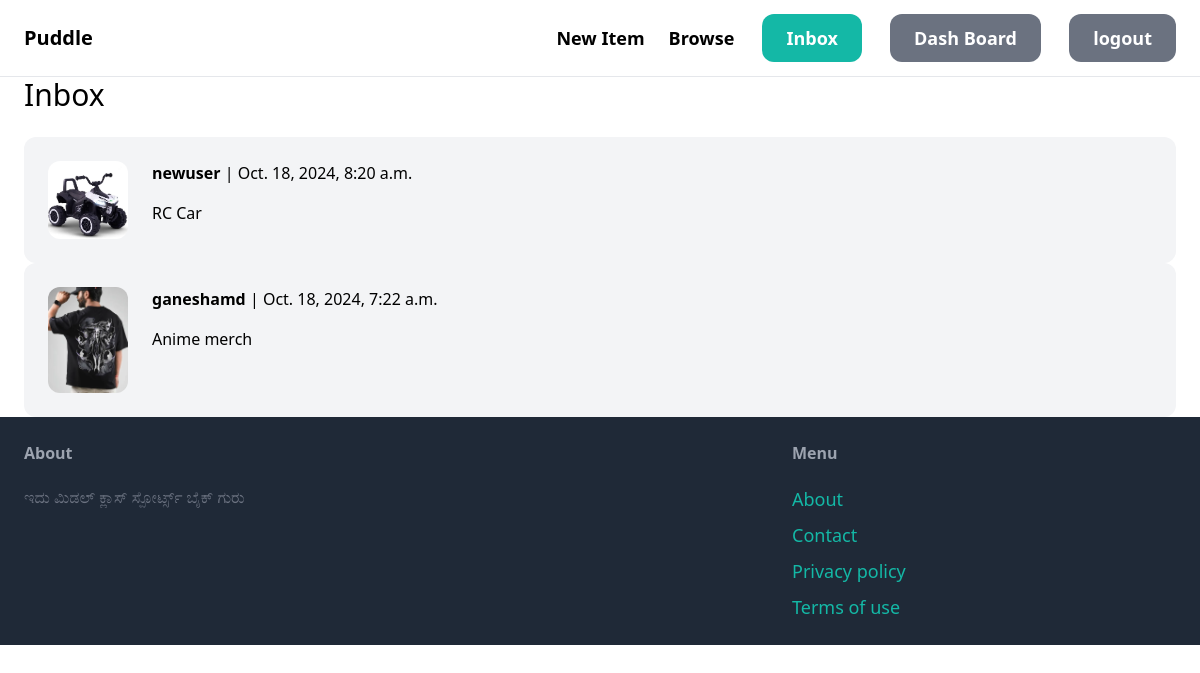
/conversation/ (signed in), run on the app's committed database.
### conversation/models.py (models this page shows)
class Conversation(models.Model):
    item = models.ForeignKey(Item, related_name='conversations', on_delete=models.CASCADE)
    members = models.ManyToManyField(User, related_name='conversations')
    created_at = models.DateTimeField(auto_now_add=True)
    modified_at = models.DateTimeField(auto_now=True)
    class Meta:
        ordering = ('-modified_at',)

### item/models.py (models this page shows, shortened)
class Item(models.Model):
    category = models.ForeignKey(Category,related_name='items',on_delete=models.CASCADE)
    name = models.CharField(max_length=255)
    description = models.TextField(blank=True,null=True)
    price = models.FloatField()
    image = models.ImageField(upload_to='item_images',blank=True,null=True)
    is_sold = models.BooleanField(default=False)
    created_at = models.DateField(auto_now_add=True)
    created_by = models.ForeignKey(User,related_name='items',on_delete=models.CASCADE)

### conversation/views.py (the view)
# urls.py: path('',views.inbox,name='inbox'),
@login_required
def inbox(request):
    conversations = Conversation.objects.filter(members__in = [request.user.id])
    return render(request,'conversation/inbox.html',{'conversations':conversations})

### conversation/templates/conversation/inbox.html (shortened to what this page needs)
{%extends 'base.html'%}
{%block content%}
    <h1 class="mb-6 text-3xl">Inbox</h1>
    <div class="space-y-6">
        {%for conversation in conversations%}
            <a href="{%url 'conversation:detail' conversation.id%}">
                <div class="p-6 flex bg-gray-100 rounded-xl">
                    <div class="pr-6">
                        <img src="{{conversation.item.image.url}}" class="w-20 rounded-xl">
                    </div>
                    <div>
                        {%for member in conversation.members.all%}
                            {%if member != request.user%}
                                <p class="mb-4"><strong>{{member.username}}</strong> | {{conversation.modified_at}}</p>
                                <p>{{conversation.item.name}}</p>
                            {%endif%}
                        {%endfor%}
                    </div>
                </div>
            </a>
        {%endfor%}
    </div>
{%endblock content%}

### data on the page
Conversation: item.image (picture), modified_at "Oct. 18, 2024, 8:20 a.m.", item.name "RC Car"
Conversation: item.image (picture), modified_at "Oct. 18, 2024, 7:22 a.m.", item.name "Anime merch"

### other printed values
{{ member.username }} "newuser"
{{ member.username }} "ganeshamd"
